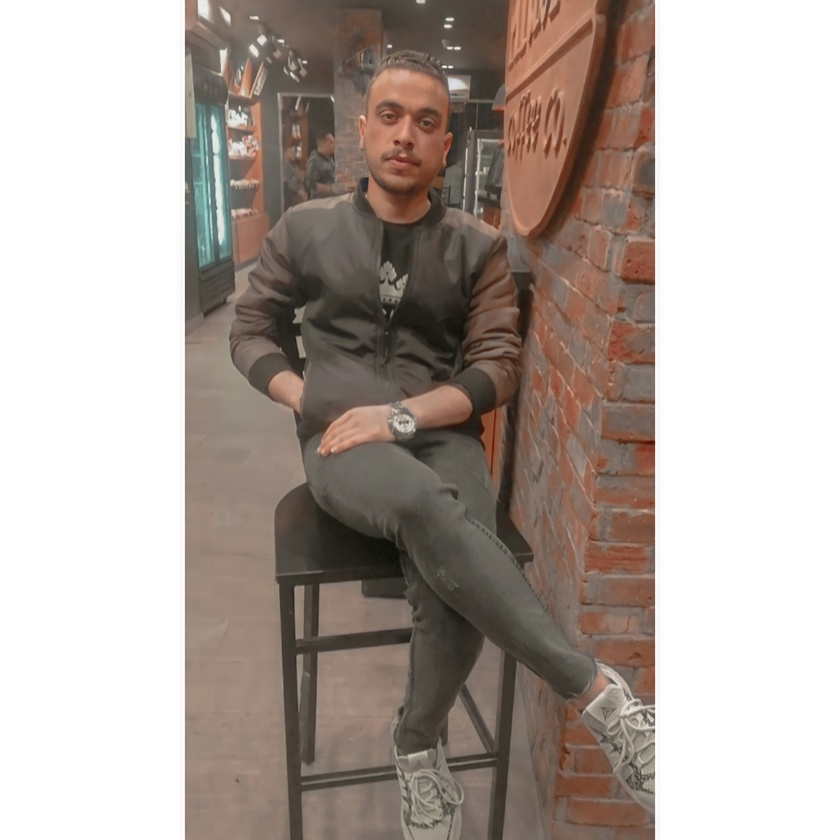
%> input picture img.jpg, 840 x 840 px, shrunk from 4096 x 4096 before the run
$ octave --eval "result = watermaking(imread('img.jpg'));"   (GNU Octave 9; MATLAB toolbox functions it lacks are replaced by stand-ins)
%> lines starting %> are read from the running program, lines starting %| are printed output that depends on the picture

function watermaking= watermaking(I)
    img=I;
%> img is the input picture: size 840x840x3 uint8; mean R, G, B 177.9, 167.1, 160.3

    wmsz=1000; %watermark size

    I=I(:,:,1);%get the first color in case of RGB image
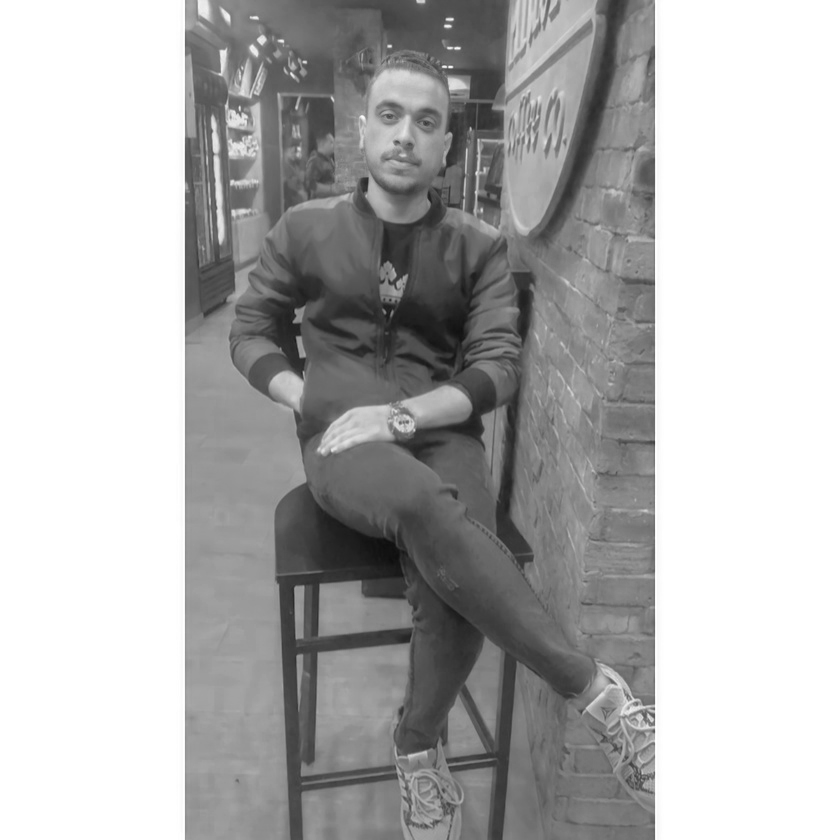
%> I: size 840x840 uint8; min 14, max 255, mean 177.9

    [r,c]=size(I);
%> r = 840; c = 840

    D=dct2(I);%get DCT of the Asset

    D_vec=reshape(D,1,r*c);%putting all DCT values in a vector

    [D_vec_srt,Idx]=sort(abs(D_vec),'descend');%re-ordering all the absolute values

    W=randn(1,wmsz);%generate a Gaussian spread spectrum noise to use as watermark signal

    W1=W;

    Idx2=Idx(2:wmsz+1);%choosing 1000 biggest values other than the DC value
%> Idx2 = 1000 values, max 383041 at index 994, min 3 at index 17, mean 38342.8

    %finding associated row-column order for vector values

    IND=zeros(wmsz,2);

        for k=1:wmsz

            x=floor(Idx2(k)/r)+1;%associated culomn in the image

            y=mod(Idx2(k),r);%associated row in the image

            IND(k,1)=y;

            IND(k,2)=x;
        end
%> this loop made 1000 passes
%> (x, y) on passes 1 to 3: (3, 1), (7, 1), (13, 1)
%> after the loop, IND = 1000 rows, first 12: [1 3; 1 7; 1 13; 1 17; 1 9; 1 21; 7 3; 1 12; 1 11; 7 1; 3 3; 2 4]
    D_w=D;

        for k=1:wmsz
            %insert the WM signal into the DCT values
            D_w(IND(k,1),IND(k,2))=D_w(IND(k,1),IND(k,2))+.1*D_w(IND(k,1),IND(k,2)).*W(k);
        end
%> D_w: size 840x840 double; min -11986.6, max 149458.4, mean 0.3

    I2=idct2(D_w);%inverse DCT to produce the watermarked asset
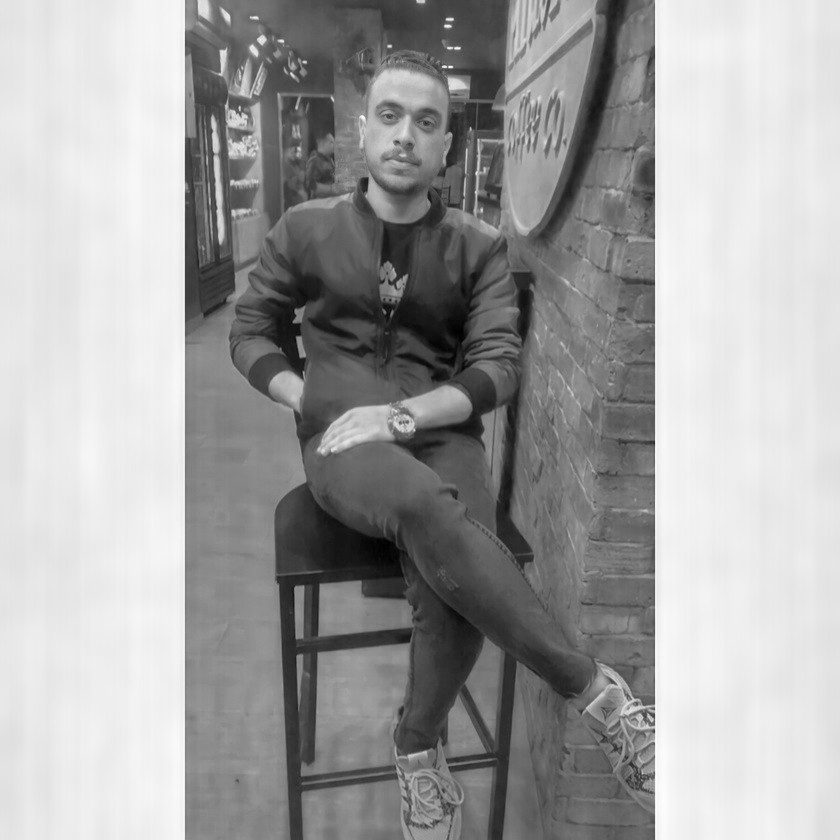
%> I2: size 840x840 double; min 24.52, max 264.7, mean 177.9; drawn with min black and max white

    k=uint8(I2);
    watermaking=k;
    figure,imshow(img),title('orginal image')
    figure();imshow(D_w),title('watermarke');
%> after `imshow(D_w)`:
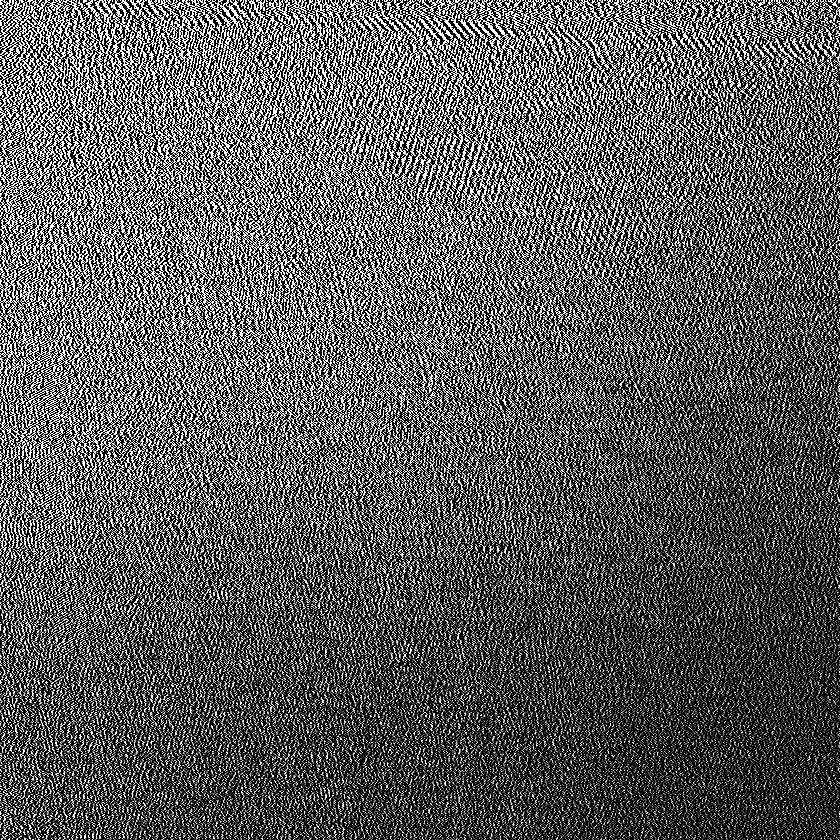
%> displayed picture: size 840x840, on the screen's scale of 0 to 255; min 0, max 255, mean 90.5
    figure();imshow(I2),title(' watermarked asset');
    figure();imshow(watermaking,[]),title('Image After Wtermarke');
end

% [5 lines of commented-out code are left out]
